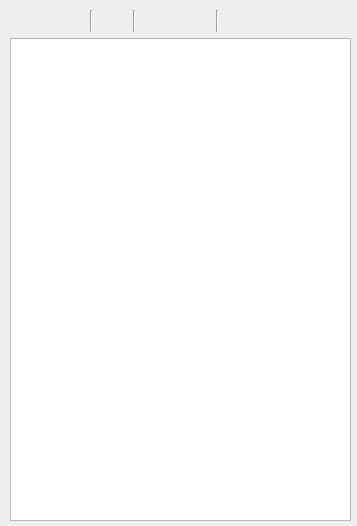
<?xml version="1.0" encoding="UTF-8"?>
<ui version="4.0">
 <class>SpriteStructWindow</class>
 <widget class="QWidget" name="SpriteStructWindow">
  <property name="geometry">
   <rect>
    <x>0</x>
    <y>0</y>
    <width>357</width>
    <height>526</height>
   </rect>
  </property>
  <property name="minimumSize">
   <size>
    <width>320</width>
    <height>0</height>
   </size>
  </property>
  <property name="windowTitle">
   <string>精灵类目</string>
  </property>
  <property name="windowIcon">
   <iconset resource="orion2.qrc">
    <normaloff>:/images/unique64.png</normaloff>:/images/unique64.png</iconset>
  </property>
  <widget class="QWidget" name="layoutWidget">
   <property name="geometry">
    <rect>
     <x>10</x>
     <y>10</y>
     <width>341</width>
     <height>511</height>
    </rect>
   </property>
   <layout class="QVBoxLayout" name="verticalLayout">
    <item>
     <layout class="QHBoxLayout" name="horizontalLayout">
      <property name="spacing">
       <number>0</number>
      </property>
      <item>
       <widget class="QPushButton" name="savepushButton">
        <property name="toolTip">
         <string>保存当前编辑的精灵动画</string>
        </property>
        <property name="text">
         <string/>
        </property>
        <property name="icon">
         <iconset resource="orion2.qrc">
          <normaloff>:/images/save.png</normaloff>:/images/save.png</iconset>
        </property>
        <property name="iconSize">
         <size>
          <width>24</width>
          <height>24</height>
         </size>
        </property>
        <property name="flat">
         <bool>true</bool>
        </property>
       </widget>
      </item>
      <item>
       <widget class="QPushButton" name="saveallpushButton">
        <property name="toolTip">
         <string>全部保存</string>
        </property>
        <property name="text">
         <string/>
        </property>
        <property name="icon">
         <iconset resource="orion2.qrc">
          <normaloff>:/images/saveall.png</normaloff>:/images/saveall.png</iconset>
        </property>
        <property name="iconSize">
         <size>
          <width>24</width>
          <height>24</height>
         </size>
        </property>
        <property name="flat">
         <bool>true</bool>
        </property>
       </widget>
      </item>
      <item>
       <widget class="Line" name="line_3">
        <property name="orientation">
         <enum>Qt::Vertical</enum>
        </property>
       </widget>
      </item>
      <item>
       <widget class="QPushButton" name="refreshpushButton">
        <property name="toolTip">
         <string>刷新当前精灵动画</string>
        </property>
        <property name="text">
         <string/>
        </property>
        <property name="icon">
         <iconset resource="orion2.qrc">
          <normaloff>:/images/refresh.png</normaloff>:/images/refresh.png</iconset>
        </property>
        <property name="iconSize">
         <size>
          <width>24</width>
          <height>24</height>
         </size>
        </property>
        <property name="flat">
         <bool>true</bool>
        </property>
       </widget>
      </item>
      <item>
       <widget class="Line" name="line">
        <property name="orientation">
         <enum>Qt::Vertical</enum>
        </property>
       </widget>
      </item>
      <item>
       <widget class="QPushButton" name="addpushButton">
        <property name="toolTip">
         <string>新建精灵</string>
        </property>
        <property name="text">
         <string/>
        </property>
        <property name="icon">
         <iconset resource="orion2.qrc">
          <normaloff>:/images/add.png</normaloff>:/images/add.png</iconset>
        </property>
        <property name="iconSize">
         <size>
          <width>24</width>
          <height>24</height>
         </size>
        </property>
        <property name="flat">
         <bool>true</bool>
        </property>
       </widget>
      </item>
      <item>
       <widget class="QPushButton" name="delpushButton">
        <property name="toolTip">
         <string>删除精灵</string>
        </property>
        <property name="text">
         <string/>
        </property>
        <property name="icon">
         <iconset resource="orion2.qrc">
          <normaloff>:/images/delete.png</normaloff>:/images/delete.png</iconset>
        </property>
        <property name="iconSize">
         <size>
          <width>24</width>
          <height>24</height>
         </size>
        </property>
        <property name="flat">
         <bool>true</bool>
        </property>
       </widget>
      </item>
      <item>
       <widget class="Line" name="line_2">
        <property name="orientation">
         <enum>Qt::Vertical</enum>
        </property>
       </widget>
      </item>
      <item>
       <widget class="QPushButton" name="addseqpushButton">
        <property name="toolTip">
         <string>添加动画序列</string>
        </property>
        <property name="text">
         <string/>
        </property>
        <property name="icon">
         <iconset resource="orion2.qrc">
          <normaloff>:/images/sequence.png</normaloff>:/images/sequence.png</iconset>
        </property>
        <property name="iconSize">
         <size>
          <width>24</width>
          <height>24</height>
         </size>
        </property>
        <property name="flat">
         <bool>true</bool>
        </property>
       </widget>
      </item>
      <item>
       <spacer name="horizontalSpacer">
        <property name="orientation">
         <enum>Qt::Horizontal</enum>
        </property>
        <property name="sizeHint" stdset="0">
         <size>
          <width>40</width>
          <height>20</height>
         </size>
        </property>
       </spacer>
      </item>
     </layout>
    </item>
    <item>
     <widget class="SpriteTreeWidget" name="treeWidget">
      <property name="minimumSize">
       <size>
        <width>0</width>
        <height>0</height>
       </size>
      </property>
      <property name="editTriggers">
       <set>QAbstractItemView::EditKeyPressed|QAbstractItemView::SelectedClicked</set>
      </property>
      <attribute name="headerVisible">
       <bool>false</bool>
      </attribute>
      <column>
       <property name="text">
        <string>精灵</string>
       </property>
      </column>
     </widget>
    </item>
   </layout>
  </widget>
 </widget>
 <customwidgets>
  <customwidget>
   <class>SpriteTreeWidget</class>
   <extends>QTreeWidget</extends>
   <header>spritetreewidget.h</header>
  </customwidget>
 </customwidgets>
 <resources>
  <include location="orion2.qrc"/>
 </resources>
 <connections/>
</ui>
